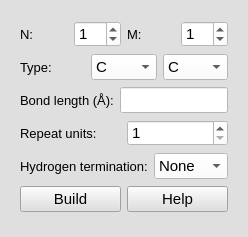
<?xml version="1.0" encoding="UTF-8"?>
<ui version="4.0">
 <class>Form_graphene</class>
 <widget class="QWidget" name="Form_graphene">
  <property name="geometry">
   <rect>
    <x>0</x>
    <y>0</y>
    <width>248</width>
    <height>237</height>
   </rect>
  </property>
  <property name="maximumSize">
   <size>
    <width>248</width>
    <height>237</height>
   </size>
  </property>
  <property name="baseSize">
   <size>
    <width>248</width>
    <height>327</height>
   </size>
  </property>
  <property name="font">
   <font>
    <pointsize>11</pointsize>
   </font>
  </property>
  <property name="windowTitle">
   <string>Form</string>
  </property>
  <property name="styleSheet">
   <string notr="true">background-color: rgb(223, 223, 223);</string>
  </property>
  <layout class="QGridLayout" name="gridLayout_7" rowminimumheight="0">
   <item row="0" column="0">
    <widget class="QWidget" name="Build_graphen" native="true">
     <property name="autoFillBackground">
      <bool>false</bool>
     </property>
     <property name="styleSheet">
      <string notr="true">background-color: rgb(223, 223, 223);</string>
     </property>
     <layout class="QGridLayout" name="gridLayout_6">
      <item row="0" column="0" colspan="2">
       <layout class="QGridLayout" name="gridLayout">
        <item row="0" column="0">
         <widget class="QLabel" name="label_chirality_N_graphene">
          <property name="font">
           <font>
            <pointsize>10</pointsize>
           </font>
          </property>
          <property name="text">
           <string>N:</string>
          </property>
         </widget>
        </item>
        <item row="0" column="1">
         <widget class="QSpinBox" name="spinBox_chirality_N_graphene">
          <property name="font">
           <font>
            <pointsize>11</pointsize>
           </font>
          </property>
          <property name="styleSheet">
           <string notr="true">background-color: rgb(255, 255, 255);</string>
          </property>
          <property name="value">
           <number>1</number>
          </property>
         </widget>
        </item>
        <item row="0" column="2">
         <widget class="QLabel" name="label_chirality_M_graphene">
          <property name="font">
           <font>
            <pointsize>10</pointsize>
           </font>
          </property>
          <property name="text">
           <string>M:</string>
          </property>
         </widget>
        </item>
        <item row="0" column="3">
         <widget class="QSpinBox" name="spinBox_chirality_M_graphene">
          <property name="font">
           <font>
            <pointsize>11</pointsize>
           </font>
          </property>
          <property name="styleSheet">
           <string notr="true">background-color: rgb(255, 255, 255);</string>
          </property>
          <property name="value">
           <number>1</number>
          </property>
         </widget>
        </item>
       </layout>
      </item>
      <item row="1" column="0" colspan="2">
       <layout class="QGridLayout" name="gridLayout_2">
        <item row="0" column="0">
         <widget class="QLabel" name="label_type_graphene">
          <property name="font">
           <font>
            <pointsize>10</pointsize>
           </font>
          </property>
          <property name="text">
           <string>Type:</string>
          </property>
         </widget>
        </item>
        <item row="0" column="1">
         <widget class="QComboBox" name="comboBox_type1_graphene">
          <property name="font">
           <font>
            <pointsize>11</pointsize>
           </font>
          </property>
          <property name="styleSheet">
           <string notr="true">background-color: rgb(255, 255, 255);</string>
          </property>
          <item>
           <property name="text">
            <string>C</string>
           </property>
          </item>
          <item>
           <property name="text">
            <string>N</string>
           </property>
          </item>
          <item>
           <property name="text">
            <string>P</string>
           </property>
          </item>
         </widget>
        </item>
        <item row="0" column="2">
         <widget class="QComboBox" name="comboBox_type2_graphene">
          <property name="font">
           <font>
            <pointsize>11</pointsize>
           </font>
          </property>
          <property name="styleSheet">
           <string notr="true">background-color: rgb(255, 255, 255);</string>
          </property>
          <item>
           <property name="text">
            <string>C</string>
           </property>
          </item>
          <item>
           <property name="text">
            <string>B</string>
           </property>
          </item>
          <item>
           <property name="text">
            <string>Al</string>
           </property>
          </item>
         </widget>
        </item>
       </layout>
      </item>
      <item row="2" column="0" colspan="2">
       <layout class="QGridLayout" name="gridLayout_3">
        <item row="0" column="0">
         <widget class="QLabel" name="label_bond_length_graphene">
          <property name="font">
           <font>
            <pointsize>10</pointsize>
           </font>
          </property>
          <property name="text">
           <string>Bond length (Å):</string>
          </property>
         </widget>
        </item>
        <item row="0" column="1">
         <widget class="QLineEdit" name="lineEdit_bond_length_graphene">
          <property name="font">
           <font>
            <pointsize>11</pointsize>
           </font>
          </property>
          <property name="styleSheet">
           <string notr="true">background-color: rgb(255, 255, 255);</string>
          </property>
          <property name="clearButtonEnabled">
           <bool>false</bool>
          </property>
         </widget>
        </item>
       </layout>
      </item>
      <item row="3" column="0" colspan="2">
       <layout class="QGridLayout" name="gridLayout_4">
        <item row="0" column="0">
         <widget class="QLabel" name="label_repeat_units_graphene">
          <property name="font">
           <font>
            <pointsize>10</pointsize>
           </font>
          </property>
          <property name="text">
           <string>Repeat units:</string>
          </property>
         </widget>
        </item>
        <item row="0" column="1">
         <widget class="QSpinBox" name="spinBox_repeat_units_graphene">
          <property name="font">
           <font>
            <pointsize>11</pointsize>
           </font>
          </property>
          <property name="styleSheet">
           <string notr="true">background-color: rgb(255, 255, 255);</string>
          </property>
          <property name="minimum">
           <number>1</number>
          </property>
         </widget>
        </item>
       </layout>
      </item>
      <item row="4" column="0" colspan="2">
       <layout class="QGridLayout" name="gridLayout_5">
        <item row="0" column="0">
         <widget class="QLabel" name="lable_H_termination_graphene">
          <property name="font">
           <font>
            <pointsize>10</pointsize>
           </font>
          </property>
          <property name="text">
           <string>Hydrogen termination:</string>
          </property>
         </widget>
        </item>
        <item row="0" column="1">
         <widget class="QComboBox" name="comboBox_H_termination_graphene">
          <property name="font">
           <font>
            <pointsize>11</pointsize>
           </font>
          </property>
          <property name="styleSheet">
           <string notr="true">background-color: rgb(255, 255, 255);</string>
          </property>
          <item>
           <property name="text">
            <string>None</string>
           </property>
          </item>
          <item>
           <property name="text">
            <string>All</string>
           </property>
          </item>
         </widget>
        </item>
       </layout>
      </item>
      <item row="5" column="0">
       <widget class="QPushButton" name="pushButton_build_graphene">
        <property name="font">
         <font>
          <pointsize>11</pointsize>
         </font>
        </property>
        <property name="text">
         <string>Build</string>
        </property>
       </widget>
      </item>
      <item row="5" column="1">
       <widget class="QPushButton" name="pushButton_help_build_graphene">
        <property name="font">
         <font>
          <pointsize>11</pointsize>
         </font>
        </property>
        <property name="text">
         <string>Help</string>
        </property>
       </widget>
      </item>
     </layout>
    </widget>
   </item>
  </layout>
 </widget>
 <resources/>
 <connections/>
</ui>
